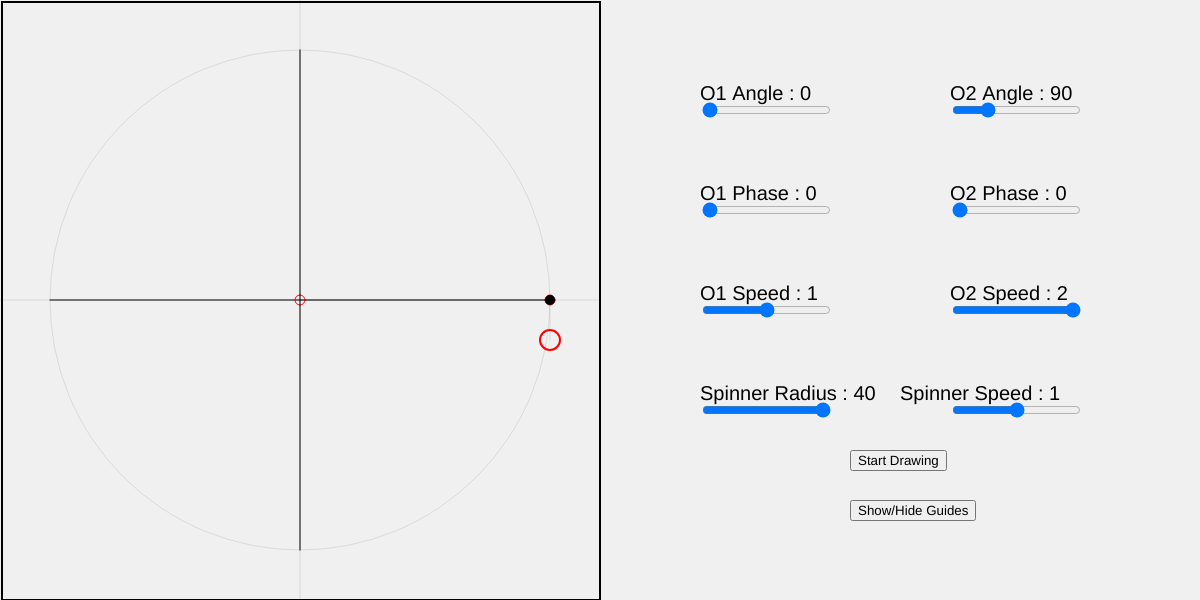
Frame 1 (no input)
Frame 60 (no input): identical to frame 1, image omitted
Frame 120 (the mouse pressed at the canvas centre since frame 60): identical to frame 1, image omitted

The p5.js sketch that drew this single still picture (run headless with seeded random() and noise() and a simulated clock; from frame 60 on, the mouse is pressed at the canvas centre):

// p5.js sketch
// ── sketch.js
let center;
let radius = 250;
let o1, o2;
let o1Angle = 0, o2Angle = 90;
let o1Phase = 0, o2Phase = 0;
let o1Speed = 1, o2Speed = 2;
let pen;
let drawingBoard;
let o1AngleSlider, o2AngleSlider;
let o1PhaseSlider, o2PhaseSlider;
let o1SpeedSlider, o2SpeedSlider;
let startButton;
let startDrawing = false;
let lastPoint, currentPoint;
let toggleOscillatorsDisplay;
let oscsHidden = false;
let spinner;
let spinnerSpeed = 1 ; spinnerRadius = 40, spinnerPhase = 0;
let spinnerRadiusSlider;
let spinnerSpeedSlider;

function setup() {
  angleMode(DEGREES);
  ellipseMode(CENTER);
  createCanvas(1200, 600);
  createDrawingBoard();

  center = createVector(300, 300);

  o1 = new Oscillator(300, 300, 250, o1Angle, o1Phase, o1Speed);
  o2 = new Oscillator(300, 300, 250, o2Angle, o2Phase, o2Speed);
  spinner = new Spinner(spinnerRadius, 0, spinnerSpeed);

  createDomObjects();
}

function createDrawingBoard() {
  drawingBoard = createGraphics(600, 600);
  drawingBoard.background(255, 0);
  drawingBoard.stroke(0);
  drawingBoard.strokeWeight(5);
}

function createDomObjects() {
  o1AngleSlider = createSlider(0, 360, o1Angle, 1);
  o1AngleSlider.position(700, 100);
  o1AngleSlider.changed(sliderChange);
  o1PhaseSlider = createSlider(0, 360, o1Phase, 1);
  o1PhaseSlider.position(700, 200);
  o1PhaseSlider.changed(sliderChange);
  o1SpeedSlider = createSlider(0, 2, o1Speed, 0.1);
  o1SpeedSlider.position(700, 300);
  o1SpeedSlider.changed(sliderChange);

  o2AngleSlider = createSlider(0, 360, o2Angle, 1);
  o2AngleSlider.position(950, 100);
  o2AngleSlider.changed(sliderChange);
  o2PhaseSlider = createSlider(0, 360, o2Phase, 1);
  o2PhaseSlider.position(950, 200);
  o2PhaseSlider.changed(sliderChange);
  o2SpeedSlider = createSlider(0, 2, o2Speed, 0.1);
  o2SpeedSlider.position(950, 300);
  o2SpeedSlider.changed(sliderChange);

  spinnerRadiusSlider = createSlider(0, 40, spinnerRadius, 1);
  spinnerRadiusSlider.position(700, 400);
  spinnerRadiusSlider.changed(sliderChange);

  spinnerSpeedSlider = createSlider(0, 2, spinnerSpeed, 0.1);
  spinnerSpeedSlider.position(950, 400);
  spinnerSpeedSlider.changed(sliderChange);

  startButton = createButton("Start Drawing");
  startButton.mousePressed(startDraw);
  startButton.position(850, 450);

  toggleOscillatorsDisplay = createButton("Show/Hide Guides");
  toggleOscillatorsDisplay.mousePressed(toggleHideOscs);
  toggleOscillatorsDisplay.position(850, 500);
  // toggleOscillatorsDisplay.hide();
}

function toggleHideOscs() {
  oscsHidden = !oscsHidden;
}

function testClick()
{
  console.log("Click");
}

function startDraw() {
  startDrawing = true;
  o1AngleSlider.hide();
  o1PhaseSlider.hide();
  o1SpeedSlider.hide();
  
  o2AngleSlider.hide();
  o2PhaseSlider.hide();
  o2SpeedSlider.hide();
  
  spinnerRadiusSlider.hide();
  spinnerSpeedSlider.hide();

  startButton.hide();
  console.log("Hi2");

  // toggleOscillatorsDisplay.show();

  // o1.speed *= 2;
  // o2.speed *= 2;
}

function draw() {
  background(240);
  if (!oscsHidden) {
    stroke(0);
    strokeWeight(0.1);
    point(center.x, center.y);
    noFill();
    ellipse(center.x, center.y, radius * 2, radius * 2);
  }

  if (!oscsHidden) {
    o1.show();
    o2.show();
  }

  if (startDrawing) {
    o1.update();
    o2.update();
    spinner.update();
  }

  pen = createVector(o1.position.x, o2.position.y);
  pen = spinner.addPosition(pen);

  stroke(255, 0, 0);
  strokeWeight(2);
  noFill();
  ellipse(pen.x, pen.y, 20, 20);

  if (!oscsHidden) {
    drawAxes();
    drawProjections();
  }

  image(drawingBoard, 0, 0);
  if (startDrawing) {
    if (lastPoint == null) {
      lastPoint = pen;
      currentPoint = pen;
    }
    else {
      lastPoint = currentPoint;
      currentPoint = pen;
      drawingBoard.line(lastPoint.x, lastPoint.y, currentPoint.x, currentPoint.y);
    }
  }

  drawText();

}

function drawText() {
  noStroke();
  fill(0);
  textSize(20);
  text("O1 Angle : " + o1Angle, 700, 100);
  text("O1 Phase : " + o1Phase, 700, 200);
  text("O1 Speed : " + o1Speed, 700, 300);

  text("O2 Angle : " + o2Angle, 950, 100);
  text("O2 Phase : " + o2Phase, 950, 200);
  text("O2 Speed : " + o2Speed, 950, 300);

  text("Spinner Radius : " + spinnerRadius, 700, 400);
  text("Spinner Speed : " + spinnerSpeed, 900, 400);

}

function drawAxes() {
  stroke(0);
  strokeWeight(0.1);
  line(0, 300, 600, 300);
  line(300, 0, 300, 600);

  strokeWeight(2);
  rect(2, 2, 598, 598);
}

function drawProjections() {
  stroke(0);
  strokeWeight(0.1);
  line(o1.center.x + o1.marker.x, o1.center.y + o1.marker.y, o1.position.x, o1.position.y);
  line(o2.center.x + o2.marker.x, o2.center.y + o2.marker.y, o2.position.x, o2.position.y);

  line(o1.position.x, o1.position.y, o1.position.x, o2.position.y);
  line(o2.position.x, o2.position.y, o1.position.x, o2.position.y);
  line(o1.position.x, o2.position.y, pen.x, pen.y);

  fill(0);
  ellipse(o1.position.x, o2.position.y, 10, 10);
  noFill();
}

function sliderChange() {
  o1Angle = o1AngleSlider.value();
  o1Phase = o1PhaseSlider.value();
  o1Speed = o1SpeedSlider.value();

  o2Angle = o2AngleSlider.value();
  o2Phase = o2PhaseSlider.value();
  o2Speed = o2SpeedSlider.value();

  spinnerRadius = spinnerRadiusSlider.value();
  spinnerSpeed = spinnerSpeedSlider.value();
  spinner = new Spinner(spinnerRadius, 0, spinnerSpeed);

  o1 = new Oscillator(300, 300, 250, o1Angle, o1Phase, o1Speed);
  o2 = new Oscillator(300, 300, 250, o2Angle, o2Phase, o2Speed);
}

// ── oscillator.js
class Oscillator
{
    constructor(cx, cy, max, n, phase, speed)
    {
        this.center = createVector(cx, cy);
        this.max = max;
        this.n = n;
        this.position = createVector(0,0);
        this.speed = speed;

        this.marker = createVector(this.max, 0);
        this.marker.rotate(phase)
        
        this.position.x = this.getX();
        this.position.y = this.getY();
    }

    getX()
    {
        let x = (this.marker.x + this.marker.y*tan(this.n))/(1+(tan(this.n))*(tan(this.n)));
        x += this.center.x;
        return x;
    }

    getY()
    {
        let y = ((this.marker.x + this.marker.y*tan(this.n))*tan(this.n))/(1+(tan(this.n))*(tan(this.n)));
        y += this.center.y;
        return y;
    }

    show()
    {
        stroke(255,0,0);
        strokeWeight(1);
        noFill();
        ellipse(this.position.x, this.position.y, 10, 10);
        fill(0,0,255);
        stroke(0);
        ellipse(this.center.x + this.marker.x, this.center.y + this.marker.y, 5, 5);
        noFill();
        line(this.center.x-this.max*cos(this.n),this.center.y-this.max*sin(this.n),this.center.x+this.max*cos(this.n),this.center.y+this.max*sin(this.n))
        // line(axis.x-max,axis.y-max,axis.x,axis.y)
    }

    update()
    {
        this.marker.rotate(1*this.speed);
        this.position.x = this.getX();
        this.position.y = this.getY();
    }
}
// ── spinner.js
class Spinner
{
    constructor(r, phase, speed)
    {
        this.position = createVector(0,0);
        this.marker = createVector(0, r);
        this.speed = speed;
    }

    addPosition(pen)
    {
        this.position = p5.Vector.add(pen, this.marker);
        return this.position;
    }

    update()
    {
        this.marker.rotate(1*this.speed);
    }
}
